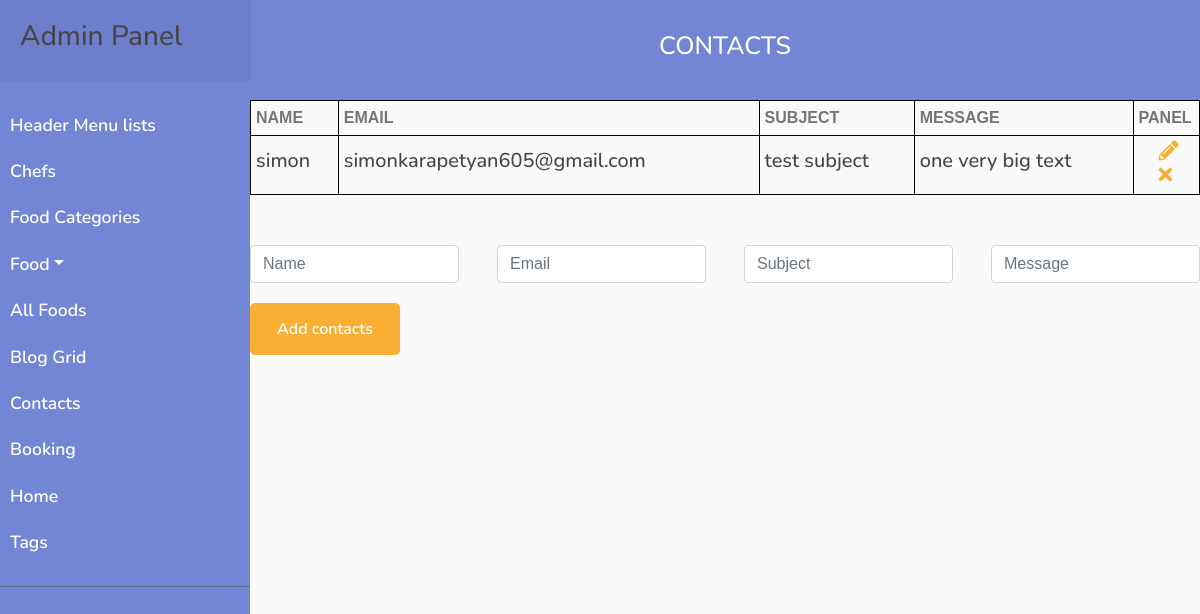
The app's page /php/admin/contacts.php with its own data.
### tables this page shows
CREATE TABLE `contact` (
  `id` int(16) NOT NULL,
  `name` varchar(128) NOT NULL,
  `email` varchar(256) NOT NULL,
  `subject` varchar(256) NOT NULL,
  `message` text NOT NULL
);

### php/admin/contacts.php (the view, shortened to what this page needs)
<!DOCTYPE html>
<html lang="en">
<head>
    <link href="https://stackpath.bootstrapcdn.com/bootstrap/4.4.1/css/bootstrap.min.css" rel="stylesheet">
    <link href="https://cdnjs.cloudflare.com/ajax/libs/font-awesome/5.10.0/css/all.min.css" rel="stylesheet">
    <link href="../../lib/animate/animate.min.css" rel="stylesheet">
    <link href="../../lib/owlcarousel/assets/owl.carousel.min.css" rel="stylesheet">
    <link href="../../lib/flaticon/font/flaticon.css" rel="stylesheet">
    <link href="../../lib/tempusdominus/css/tempusdominus-bootstrap-4.min.css" rel="stylesheet" />
    <link href="../../css/style.css" rel="stylesheet">
</head>
<body>
    <div class="admin">
        <?php
        require_once "../../components/adminFoodNav.php";
        ?>
        <div class="admin__section admin__section_header-list">
            <div class="admin__section_head">
                <h3 class="admin__section_title">Contacts</h3>
            </div>
            <div class="admin__section_content">
                <div class="admin__contact">
                    <table class="admin__table">
                        <tr>
                            <th class="admin__table_title">name</th>
                            <th class="admin__table_title">email</th>
                            <th class="admin__table_title">subject</th>
                            <th class="admin__table_title">message</th>
                            <th class="admin__table_title">panel</th>
                        </tr>
                        <?php
                        $query = "SELECT * FROM contact";
                        $result = mysqli_query($mysqli, $query);
                        while ($row = mysqli_fetch_assoc($result)) {
                        ?>
                            <tr class="admin__section_item">
                                <td class="admin__section_item_td">
                                    <h3 class="admin__section_item_name"><?php echo $row['name'] ?></h3>
                                </td>
                                <td class="admin__section_item_td">
                                    <h3 class="admin__section_item_name"><?php echo $row['email'] ?></h3>
                                </td>
                                <td class="admin__section_item_td">
                                    <h3 class="admin__section_item_pos"><?php echo $row['subject'] ?></h3>
                                </td>
                                <td class="admin__section_item_td">
                                    <h3 class="admin__section_item_pos"><?php echo $row['message'] ?></h3>
                                </td>
                                <td class="admin__section_item_td">
                                    <a href="?id=<?php echo $row["id"] ?>">
                                        <i class="example__class admin__icon fas fa-pencil-alt"></i>
                                    </a>
                                    <a href="./contacts/remove.php?id=<?php echo $row["id"] ?>">
                                        <i class="admin__icon fas fa-times"></i>
                                    </a>
                                </td>
                            </tr>
                        <?php } ?>
                    </table>
                </div>
                <?php
                $name = '';
                $email = '';
                $subject = '';
                $message = '';
                ?>
                <form class="admin__form" action="<?php if (isset($_GET['id'])) {
                                                        echo './contacts/update.php';
                                                    } else {
                                                        echo './contacts/insert.php';
                                                    } ?>" method="POST">
                    <div class="form__flex">
                        <input class="admin__inp admin__inp_header form-control" type="text" name="name" value="<?php echo $name ?>" placeholder="Name" required>
                        <input class="admin__inp admin__inp_header form-control" type="text" name="email" value="<?php echo $email ?>" placeholder="Email" required>
                        <input class="admin__inp admin__inp_header form-control" type="text" name="subject" value="<?php echo $subject ?>" placeholder="Subject" required>
                        <input class="admin__inp admin__inp_header form-control" type="text" name="message" value="<?php echo $message ?>" placeholder="Message" required>
                    </div>
                    <div>
                        <button class="btn custom-btn admin__form_btn">Add contacts</button>
                    </div>
                </form>
            </div>
        </div>
    </div>
</body>
</html>

### css/style.css (style rules this page uses)
body { color: #757575; background: #ffffff; font-family: 'open sans', sans-serif; }
h1, h2, h3, h4, h5, h6 { color: #454545; font-family: 'Nunito', sans-serif; }
a { font-family: 'Nunito', sans-serif; font-weight: 600; color: #fbaf32; transition: .3s; }
.btn.custom-btn { padding: 12px 25px; font-family: 'Nunito', sans-serif; font-size: 16px; font-weight: 600; color: #ffffff; background: #fbaf32; border: 2px solid #fbaf32; border-radius: 5px; transition: .5s; }
.form__flex { width: 100%; display: flex; justify-content: space-between; }
.admin__inp { width: 30%; }
.admin__inp_header { width: 22%; }
.admin__form_btn { margin-top: 20px; }
body { font-family: 'Poppins', sans-serif; background: #fafafa; }
.admin { display: flex; justify-content: space-between }
.admin__section { width: calc(100% - 250px); }
.admin__section_head { width: 100%; height: 100px; background: #7386D5; display: flex; justify-content: center; align-items: center; }
.admin__section_title { font-size: 25px; color: #ffffff; text-transform: uppercase; }
.admin__section_content { width: 100%; height: calc(100% - 100px); }
.admin__table { width: 100%; border-collapse: collapse; }
.admin__table_title { text-transform: uppercase; }
.admin__table_title, .admin__section_item_td { padding: 5px; border: 1px solid black; }
.admin__section_item { width: 100%; padding: 10px; }
.admin__section_item_name, .admin__section_item_pos { font-size: 20px; }
.admin__section_item_td:last-child { width: 7%; }
.admin__icon { font-size: 20px; cursor: pointer; margin-left: 20px; }
.admin__form { margin-top: 50px; }

### records on screen
contact: name "simon", email "simonkarapetyan605@gmail.com", subject "test subject", message "one very big text"
